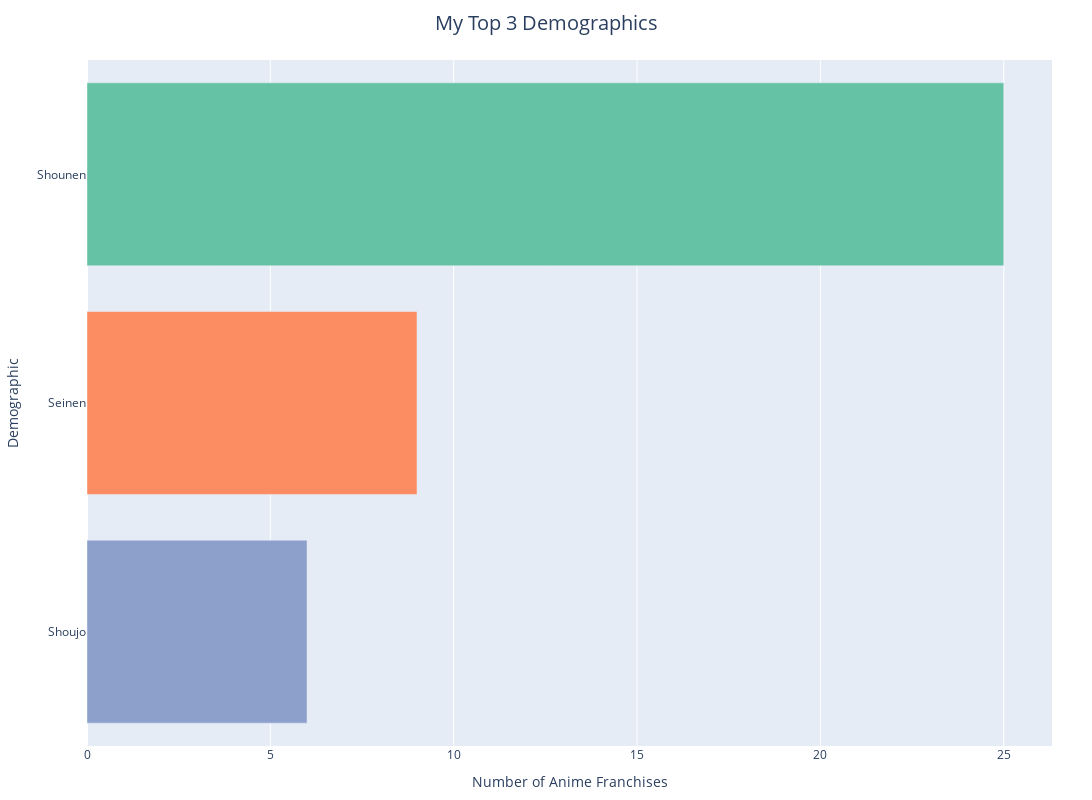

Notebook code cell kept with this figure:
### Markdown cell above
# Demographics

### Code cell
#Count top demographics (almost 30% is unknown)
demo_counts = df[df['Demographic'] != "Unknown"]['Demographic'].value_counts().head(3)

demo_df = demo_counts.reset_index()
demo_df.columns = ['Demographic', 'Count']

fig = px.bar(
    demo_df,
    x='Count',
    y='Demographic',
    orientation='h',
    color='Demographic',
    color_discrete_sequence=px.colors.qualitative.Set2,
    title="My Top 3 Demographics"
)

fig.update_layout(
    xaxis_title="Number of Anime Franchises",
    yaxis_title="Demographic",
    showlegend=False,

    height=800,
    width=1200,
    margin=dict(l=40, r=40, t=60, b=40),    
    title=dict(
        x=0.5,
        xanchor='center',
        font=dict(size=20)
    )
)

fig.show()

### Figure 1 — Plotly figure (JSON) as saved in the notebook; plotly's stock layout.template omitted (floating-point values rounded to 4 significant figures)
{"data": [{"hovertemplate": "Demographic=%{y}<br>Count=%{x}<extra></extra>", "legendgroup": "Shounen", "marker": {"color": "rgb(102,194,165)", "pattern": {"shape": ""}}, "name": "Shounen", "orientation": "h", "showlegend": true, "textposition": "auto", "type": "bar", "x": [25], "xaxis": "x", "y": ["Shounen"], "yaxis": "y"}, {"hovertemplate": "Demographic=%{y}<br>Count=%{x}<extra></extra>", "legendgroup": "Seinen", "marker": {"color": "rgb(252,141,98)", "pattern": {"shape": ""}}, "name": "Seinen", "orientation": "h", "showlegend": true, "textposition": "auto", "type": "bar", "x": [9], "xaxis": "x", "y": ["Seinen"], "yaxis": "y"}, {"hovertemplate": "Demographic=%{y}<br>Count=%{x}<extra></extra>", "legendgroup": "Shoujo", "marker": {"color": "rgb(141,160,203)", "pattern": {"shape": ""}}, "name": "Shoujo", "orientation": "h", "showlegend": true, "textposition": "auto", "type": "bar", "x": [6], "xaxis": "x", "y": ["Shoujo"], "yaxis": "y"}], "layout": {"barmode": "relative", "height": 800, "legend": {"title": {"text": "Demographic"}, "tracegroupgap": 0}, "margin": {"b": 40, "l": 40, "r": 40, "t": 60}, "showlegend": false, "title": {"font": {"size": 20}, "text": "My Top 3 Demographics", "x": 0.5, "xanchor": "center"}, "width": 1200, "xaxis": {"anchor": "y", "domain": [0, 1], "title": {"text": "Number of Anime Franchises"}}, "yaxis": {"anchor": "x", "categoryarray": ["Shoujo", "Seinen", "Shounen"], "categoryorder": "array", "domain": [0, 1], "title": {"text": "Demographic"}}}}
